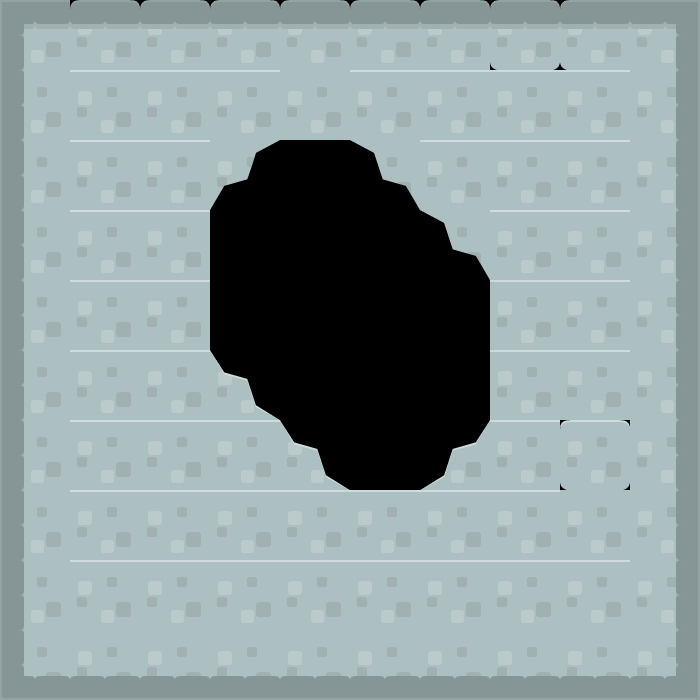

A level layout from a 2D game, rendered from its tile map. Below: a short description, then the map file with its tile-grid data intact:
An orthogonal 10x10 tile map with 70x70 px tiles, 1 tile layer (Tile Layer 1) and 5 objects.

<map version="1.0" orientation="orthogonal" renderorder="right-down" width="10" height="10" tilewidth="70" tileheight="70" nextobjectid="9">
 <tileset firstgid="1" name="sheet" tilewidth="70" tileheight="70" tilecount="49" columns="7">
  <image source="../New folder (2)/TileSets/PNG Castle/Spritesheet/sheet.png" width="512" height="512" />
 </tileset>
 <layer name="Tile Layer 1" width="10" height="10">
  <data>
   <tile gid="38" />
   <tile gid="12" />
   <tile gid="12" />
   <tile gid="12" />
   <tile gid="12" />
   <tile gid="12" />
   <tile gid="12" />
   <tile gid="40" />
   <tile gid="33" />
   <tile gid="31" />
   <tile gid="10" />
   <tile gid="30" />
   <tile gid="30" />
   <tile gid="30" />
   <tile gid="36" />
   <tile gid="30" />
   <tile gid="30" />
   <tile gid="30" />
   <tile gid="30" />
   <tile gid="3" />
   <tile gid="10" />
   <tile gid="30" />
   <tile gid="30" />
   <tile gid="44" />
   <tile gid="34" />
   <tile gid="37" />
   <tile gid="30" />
   <tile gid="30" />
   <tile gid="30" />
   <tile gid="3" />
   <tile gid="10" />
   <tile gid="30" />
   <tile gid="30" />
   <tile gid="34" />
   <tile gid="34" />
   <tile gid="34" />
   <tile gid="37" />
   <tile gid="30" />
   <tile gid="30" />
   <tile gid="3" />
   <tile gid="10" />
   <tile gid="30" />
   <tile gid="30" />
   <tile gid="34" />
   <tile gid="34" />
   <tile gid="34" />
   <tile gid="34" />
   <tile gid="30" />
   <tile gid="30" />
   <tile gid="3" />
   <tile gid="10" />
   <tile gid="30" />
   <tile gid="30" />
   <tile gid="29" />
   <tile gid="34" />
   <tile gid="34" />
   <tile gid="34" />
   <tile gid="30" />
   <tile gid="30" />
   <tile gid="3" />
   <tile gid="10" />
   <tile gid="30" />
   <tile gid="30" />
   <tile gid="30" />
   <tile gid="29" />
   <tile gid="34" />
   <tile gid="22" />
   <tile gid="30" />
   <tile gid="11" />
   <tile gid="3" />
   <tile gid="10" />
   <tile gid="30" />
   <tile gid="30" />
   <tile gid="30" />
   <tile gid="30" />
   <tile gid="30" />
   <tile gid="30" />
   <tile gid="30" />
   <tile gid="36" />
   <tile gid="3" />
   <tile gid="10" />
   <tile gid="30" />
   <tile gid="30" />
   <tile gid="30" />
   <tile gid="30" />
   <tile gid="30" />
   <tile gid="30" />
   <tile gid="30" />
   <tile gid="30" />
   <tile gid="3" />
   <tile gid="23" />
   <tile gid="43" />
   <tile gid="43" />
   <tile gid="43" />
   <tile gid="43" />
   <tile gid="43" />
   <tile gid="43" />
   <tile gid="43" />
   <tile gid="43" />
   <tile gid="16" />
  </data>
 </layer>
 <objectgroup name="Object Layer 1">
  <object id="4" x="209.333" y="212">
   <polyline points="0,0 0,136 12,157.333 36,164 48,190.667 70.6667,208 80,225.333 104,234.667 113.333,254.667 117.333,261.333 138.667,276 208,276 233.333,261.333 244,236 265.333,226.667 278.667,206.667 278.667,65.3333 266.667,42.6667 240,37.3333 236,13.3333 208,-5.33333 194.667,-25.3333 173.333,-32 162.667,-60 138.667,-72 68,-73.3333 44,-60 37.3333,-33.3333 13.3333,-28 -1.33333,-1.33333" />
  </object>
  <object id="5" x="4" y="4" width="21.3333" height="692" />
  <object id="6" x="2.66667" y="677.333" width="693.333" height="20" />
  <object id="7" x="676" y="2.66667" width="21.3333" height="694.667" />
  <object id="8" x="1.33333" y="2.66667" width="696" height="18.6667" />
 </objectgroup>
</map>
